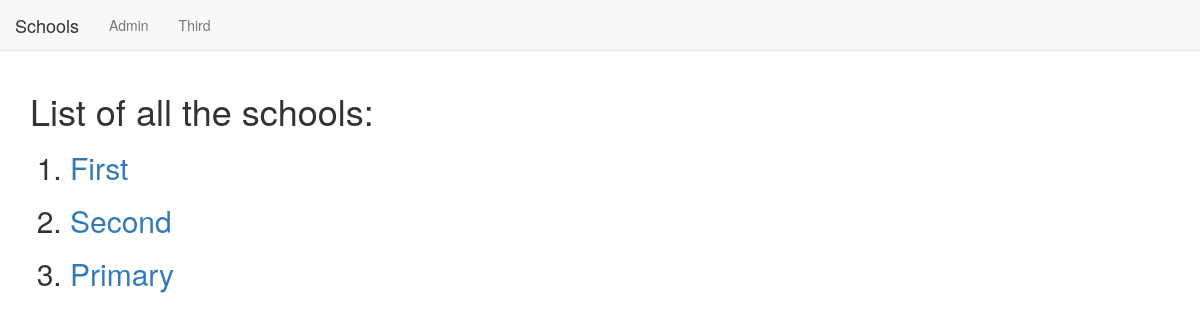
The app's page /basic_app/, older data.
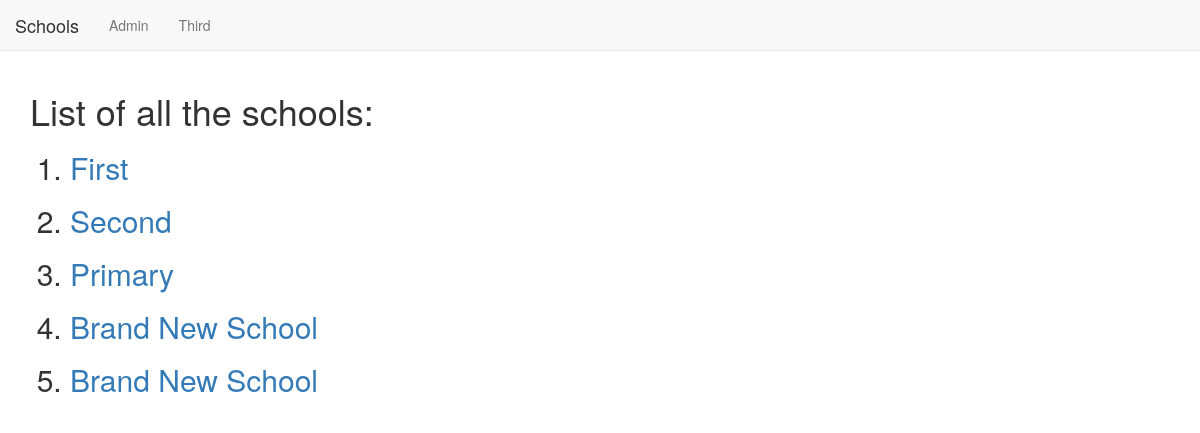
The same page, newer data.
### basic_app/models.py (models this page shows, shortened)
class School(models.Model):
    name = models.CharField(max_length=256)
    principal = models.CharField(max_length=256)
    location = models.CharField(max_length=256)

### basic_app/views.py (the view)
class SchoolListView(ListView):
    context_object_name = 'schools'
    model = models.School

### basic_app/templates/basic_app/school_list.html
{% extends "basic_app/basic_app_base.html" %}
{% block body_block %}
<h1>List of all the schools:</h1>
<ol>
  {% for school in schools %}
  <h2><li><a href="{{school.id}}">{{school.name}}</a></li></h2>
  {% endfor %}
</ol>
{% endblock %}

### basic_app/templates/basic_app/basic_app_base.html (shortened to what this page needs)
<!DOCTYPE html>
<html lang="en" dir="ltr">
  <head>
    <link rel="stylesheet" href="https://maxcdn.bootstrapcdn.com/bootstrap/3.3.7/css/bootstrap.min.css">
  </head>
  <body>
    <nav class="navbar navbar-default navbar-static-top">
      <ul class="nav navbar-nav">
        <li><a class="navbar-brand" href="{% url 'basic_app:list' %}">Schools</a></li>
        <li><a class="navbar-link" href="{% url 'admin:index' %}">Admin</a></li>
        <li><a class="navbar-link" href="#">Third</a></li>
      </ul>
    </nav>
    <div class="container">
      {% block body_block%}
      {% endblock %}
    </div>
  </body>
</html>

Row changes from the older to the newer data that the page shows:
added School: name "Brand New School"
added School: name "Brand New School"
